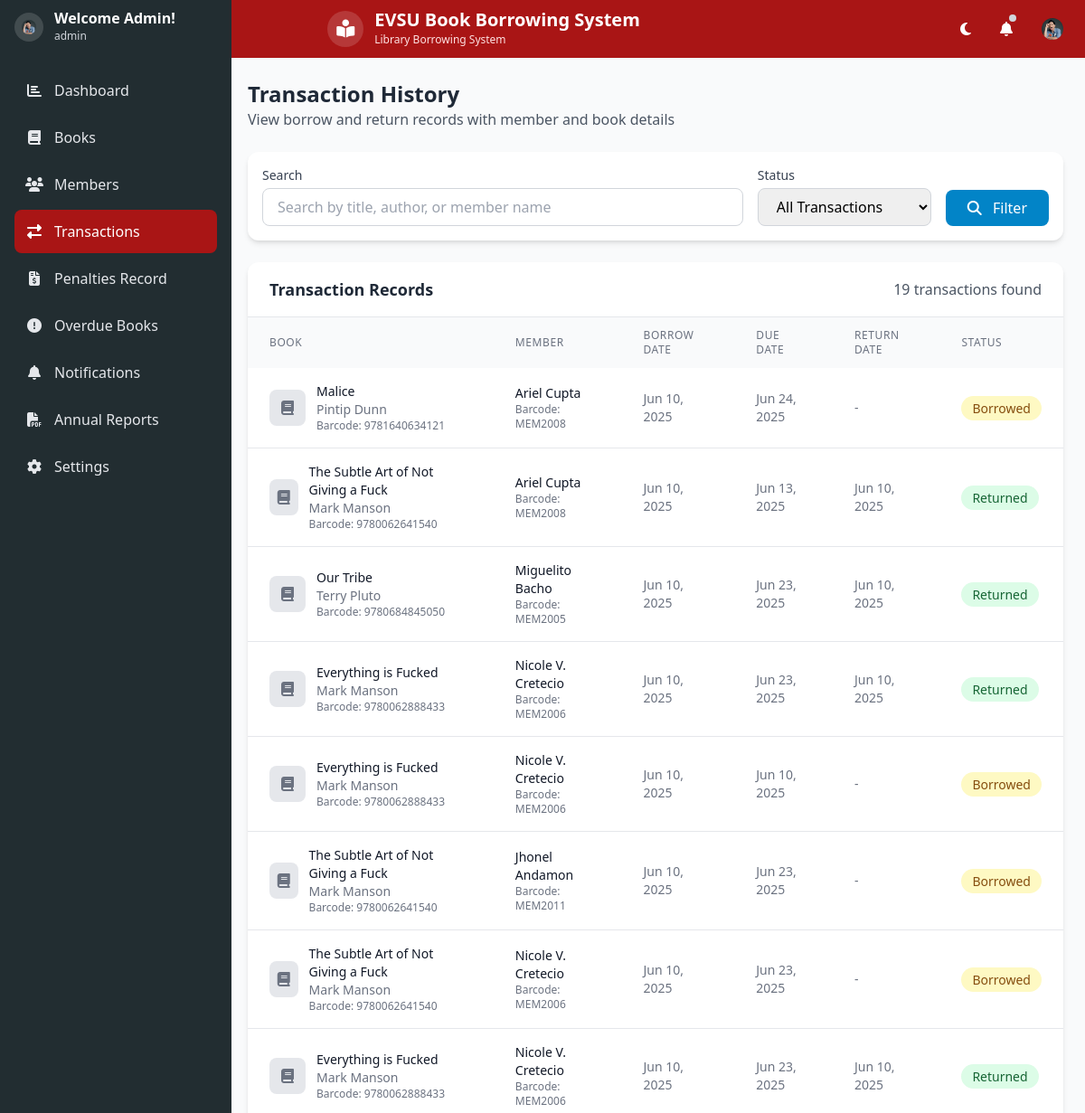
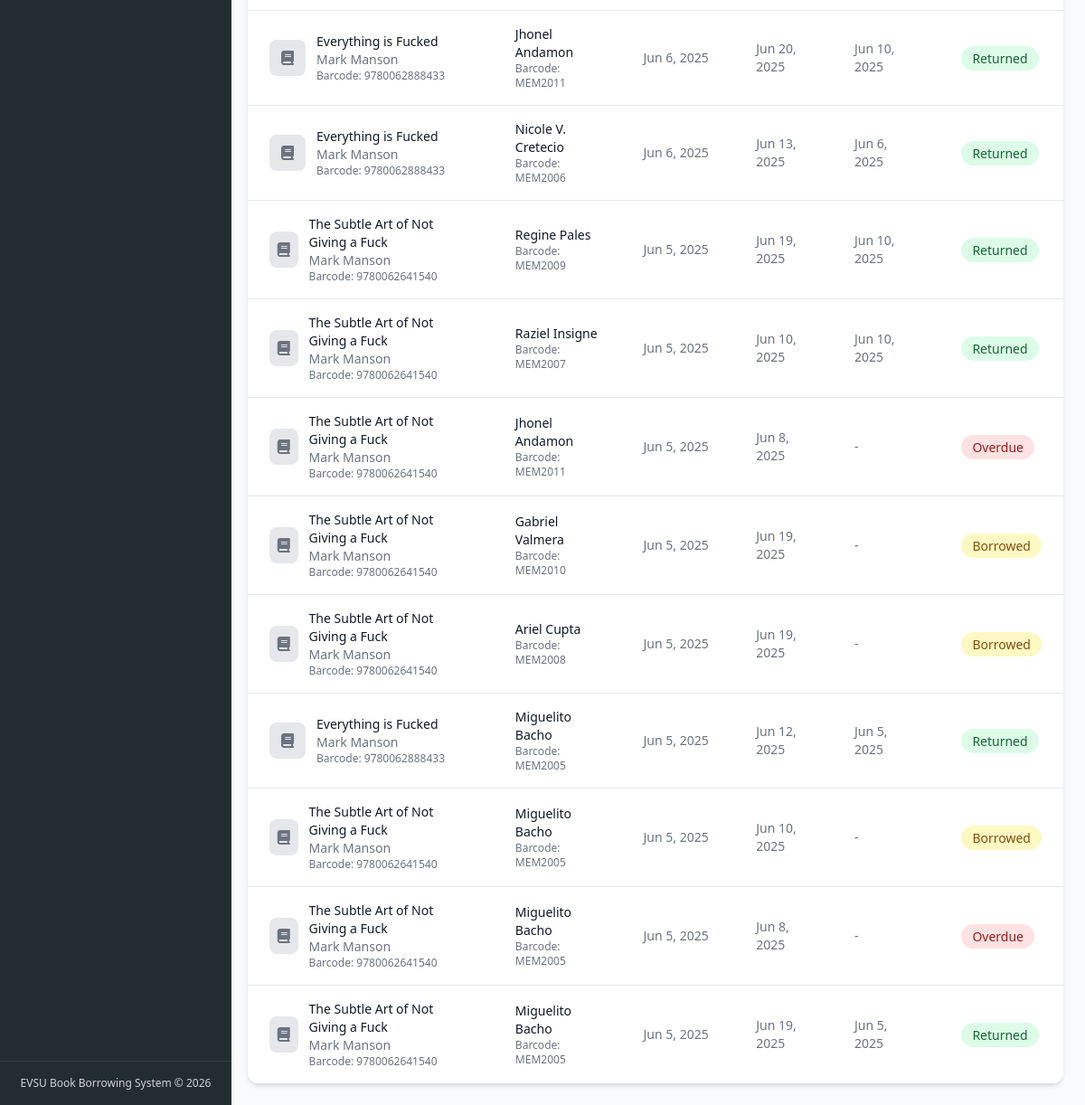
/transactions.php (signed in), run on the app's committed database (2 pictures, top to bottom).
### tables this page shows
CREATE TABLE `transactions` (
  `id` int(11) NOT NULL,
  `book_id` int(11) NOT NULL,
  `member_id` int(11) NOT NULL,
  `borrow_date` datetime NOT NULL,
  `due_date` datetime NOT NULL,
  `return_date` datetime DEFAULT NULL,
  `status` enum('Borrowed','Returned','Overdue','Damaged','Lost') DEFAULT 'Borrowed',
  `payment_amount` decimal(10,2) DEFAULT 0.00,
  `payment_status` enum('Pending','Paid','Overdue Fee Pending','Overdue Fee Paid','Penalty Fee Pending','Penalty Fee Paid') DEFAULT 'Pending',
  `penalty_amount` decimal(10,2) DEFAULT 0.00,
  `penalty_type` enum('late','damaged','lost') DEFAULT NULL,
  `last_reminder` date DEFAULT NULL
);

CREATE TABLE `books` (
  `id` int(11) NOT NULL,
  `title` varchar(255) NOT NULL,
  `author` varchar(100) NOT NULL,
  `isbn` varchar(20) DEFAULT NULL,
  `category` varchar(50) DEFAULT NULL,
  `description` text DEFAULT NULL,
  `barcode` varchar(50) NOT NULL,
  `status` enum('Available','Borrowed','Overdue','Damaged','Lost') DEFAULT 'Available',
  `stock` int(11) NOT NULL DEFAULT 1,
  `created_at` timestamp NOT NULL DEFAULT current_timestamp(),
  `cover_image_path` varchar(255) DEFAULT NULL
);

CREATE TABLE `members` (
  `id` int(11) NOT NULL,
  `fullname` varchar(100) NOT NULL,
  `email` varchar(100) NOT NULL,
  `phone` varchar(20) DEFAULT NULL,
  `address` text DEFAULT NULL,
  `barcode` varchar(50) NOT NULL,
  `created_at` timestamp NOT NULL DEFAULT current_timestamp(),
  `photo_path` varchar(255) DEFAULT NULL,
  `notifications_enabled` tinyint(1) DEFAULT 1,
  `membership_type` enum('Regular','Premium') NOT NULL DEFAULT 'Regular'
);

### transactions.php (the view, shortened to what the rows shown need)
<?php
require_once 'config/db_connect.php';
require_once 'config/functions.php';
$query = "
    SELECT t.*,
           b.title as book_title, b.author as book_author, b.barcode as book_barcode,
           m.fullname as member_name, m.barcode as member_barcode
    FROM transactions t
    JOIN books b ON t.book_id = b.id
    JOIN members m ON t.member_id = m.id
    WHERE 1=1
";
$query .= " ORDER BY t.borrow_date DESC";
$stmt = $pdo->prepare($query);
$stmt->execute();
$transactions = $stmt->fetchAll();
include 'includes/header.php';
?>
<div class="mb-6 flex justify-between items-center">
    <div>
        <h2 class="text-2xl font-bold text-gray-800 dark:text-white"><?php echo isStaff() ? 'Borrow & Return History' : 'Transaction History'; ?></h2>
    </div>
</div>
<div class="bg-white dark:bg-gray-800 rounded-xl shadow-md overflow-hidden">
    <div class="overflow-x-auto">
        <table class="w-full">
            <thead class="bg-gray-50 dark:bg-gray-700">
                <tr>
                    <th class="px-6 py-3 text-left text-xs font-medium text-gray-500 dark:text-gray-300 uppercase tracking-wider">Book</th>
                    <th class="px-6 py-3 text-left text-xs font-medium text-gray-500 dark:text-gray-300 uppercase tracking-wider">Member</th>
                    <th class="px-6 py-3 text-left text-xs font-medium text-gray-500 dark:text-gray-300 uppercase tracking-wider">Borrow Date</th>
                    <th class="px-6 py-3 text-left text-xs font-medium text-gray-500 dark:text-gray-300 uppercase tracking-wider">Due Date</th>
                    <th class="px-6 py-3 text-left text-xs font-medium text-gray-500 dark:text-gray-300 uppercase tracking-wider">Return Date</th>
                    <th class="px-6 py-3 text-left text-xs font-medium text-gray-500 dark:text-gray-300 uppercase tracking-wider">Status</th>
                </tr>
            </thead>
            <tbody class="bg-white dark:bg-gray-800 divide-y divide-gray-200 dark:divide-gray-700">
                <?php if (count($transactions) > 0): ?>
                    <?php foreach ($transactions as $transaction): ?>
                        <tr>
                            <td class="px-6 py-4">
                                <div class="flex items-center">
                                    <div class="bg-gray-200 dark:bg-gray-700 rounded-lg w-10 h-10 flex items-center justify-center mr-3">
                                        <i class="fas fa-book text-gray-500 dark:text-gray-400"></i>
                                    </div>
                                    <div>
                                        <div class="text-sm font-medium text-gray-900 dark:text-white"><?php echo htmlspecialchars($transaction['book_title']); ?></div>
                                        <div class="text-sm text-gray-500 dark:text-gray-400"><?php echo htmlspecialchars($transaction['book_author']); ?></div>
                                        <div class="text-xs text-gray-500 dark:text-gray-400">Barcode: <?php echo htmlspecialchars($transaction['book_barcode']); ?></div>
                                    </div>
                                </div>
                            </td>
                            <td class="px-6 py-4">
                                <div class="text-sm font-medium text-gray-900 dark:text-white"><?php echo htmlspecialchars($transaction['member_name']); ?></div>
                                <div class="text-xs text-gray-500 dark:text-gray-400">Barcode: <?php echo htmlspecialchars($transaction['member_barcode']); ?></div>
                            </td>
                            <td class="px-6 py-4 text-sm text-gray-500 dark:text-gray-400">
                                <?php echo date('M j, Y', strtotime($transaction['borrow_date'])); ?>
                            </td>
                            <td class="px-6 py-4 text-sm text-gray-500 dark:text-gray-400">
                                <?php echo date('M j, Y', strtotime($transaction['due_date'])); ?>
                            </td>
                            <td class="px-6 py-4 text-sm text-gray-500 dark:text-gray-400">
                                <?php echo ($transaction['return_date']) ? date('M j, Y', strtotime($transaction['return_date'])) : '-'; ?>
                            </td>
                            <td class="px-6 py-4">
                                <?php if ($transaction['status'] === 'Borrowed'): ?>
                                    <span class="px-3 py-1 text-sm rounded-full bg-yellow-100 text-yellow-800 dark:bg-yellow-900 dark:text-yellow-200">Borrowed</span>
                                <?php elseif ($transaction['status'] === 'Returned'): ?>
                                    <span class="px-3 py-1 text-sm rounded-full bg-green-100 text-green-800 dark:bg-green-900 dark:text-green-200">Returned</span>
                                <?php elseif ($transaction['status'] === 'Overdue'): ?>
                                    <span class="px-3 py-1 text-sm rounded-full bg-red-100 text-red-800 dark:bg-red-900 dark:text-red-200">Overdue</span>
                                <?php endif; ?>
                            </td>
                        </tr>
                    <?php endforeach; ?>
                <?php else: ?>
                    <tr>
                        <td colspan="6" class="px-6 py-4 text-center text-gray-500 dark:text-gray-400">No transactions found matching the current filters.</td>
                    </tr>
                <?php endif; ?>
            </tbody>
        </table>
    </div>
</div>
<?php
include 'includes/footer.php';
?>

### includes/header.php (shortened to what the rows shown need)
<?php
$theme = $_COOKIE['theme'] ?? '';
$darkModeClass = ($theme === 'dark') ? 'dark' : '';
$profileImage = null;
if (isset($_SESSION['admin_id'])) {
    try {
        require_once 'config/db_connect.php';
        $stmt = $pdo->prepare("SELECT profile_image FROM admins WHERE id = ?");
        $stmt->execute([$_SESSION['admin_id']]);
        $result = $stmt->fetch();
        if ($result && !empty($result['profile_image']) && file_exists($result['profile_image'])) {
            $profileImage = $result['profile_image'];
        }
    } catch (Exception $e) {
    }
}
?>
<!DOCTYPE html>
<html lang="en" class="h-full <?php echo $darkModeClass; ?>">
<head>
    <script src="https://cdn.tailwindcss.com"></script>
    <link rel="stylesheet" href="https://cdnjs.cloudflare.com/ajax/libs/font-awesome/6.4.0/css/all.min.css">
</head>
<body class="h-full bg-gray-50 dark:bg-gray-900">
    <div id="main-app" class="h-full flex flex-col">
        <header class="bg-[#a91515] shadow-sm fixed top-0 left-0 right-0 z-30">
            <div class="flex items-center justify-between px-4 py-3">
                <div class="flex items-center justify-center flex-1">
                    <a href="index.php" class="flex items-center">
                        <div>
                            <h1 class="text-xl font-bold text-white leading-none">EVSU Book Borrowing System</h1>
                        </div>
                    </a>
                </div>
                <div class="flex items-center space-x-4">
                    <div class="relative">
                        <button id="user-menu-button" class="p-2 rounded-full text-white hover:bg-[#8f1212] overflow-hidden">
                            <?php if (!empty($profileImage)): ?>
                                <div class="w-6 h-6 rounded-full overflow-hidden">
                                    <img src="<?php echo htmlspecialchars($profileImage); ?>" alt="Profile" class="w-full h-full object-cover">
                                </div>
                            <?php else: ?>
                                <i class="fas fa-user"></i>
                            <?php endif; ?>
                        </button>
                    </div>
                </div>
            </div>
        </header>
        <div class="pt-16 flex flex-1 overflow-hidden">
            <aside id="sidebar" class="sidebar w-64 bg-[#222d31] shadow-md md:shadow-none md:translate-x-0 flex flex-col">
                <div class="h-[60px] flex items-center px-4 bg-[#222d31]">
                    <div class="flex items-center">
                        <div class="bg-white/15 p-2 rounded-full mr-3 flex-shrink-0 w-8 h-8 flex items-center justify-center">
                            <?php if (!empty($profileImage)): ?>
                                <img src="<?php echo htmlspecialchars($profileImage); ?>" alt="Profile" class="w-full h-full object-cover rounded-full">
                            <?php else: ?>
                                <i class="fas fa-user text-white text-sm"></i>
                            <?php endif; ?>
                        </div>
                    </div>
                </div>
            </aside>
</body>
</html>

### data on the page
transactions: book.title "Malice", book.author "Pintip Dunn", book.barcode "9781640634121", member.fullname "Ariel Cupta", member.barcode "MEM2008", borrow_date "Jun 10, 2025", due_date "Jun 24, 2025", status "Borrowed"
transactions: book.title "The Subtle Art of Not Giving a Fuck", book.author "Mark Manson", book.barcode "9780062641540", member.fullname "Ariel Cupta", member.barcode "MEM2008", borrow_date "Jun 10, 2025", due_date "Jun 13, 2025", return_date "Jun 10, 2025", status "Returned"
transactions: book.title "Our Tribe", book.author "Terry Pluto", book.barcode "9780684845050", member.fullname "Miguelito Bacho", member.barcode "MEM2005", borrow_date "Jun 10, 2025", due_date "Jun 23, 2025", return_date "Jun 10, 2025", status "Returned"
transactions: book.title "Everything is Fucked", book.author "Mark Manson", book.barcode "9780062888433", member.fullname "Nicole V. Cretecio", member.barcode "MEM2006", borrow_date "Jun 10, 2025", due_date "Jun 23, 2025", return_date "Jun 10, 2025", status "Returned"
transactions: book.title "Everything is Fucked", book.author "Mark Manson", book.barcode "9780062888433", member.fullname "Nicole V. Cretecio", member.barcode "MEM2006", borrow_date "Jun 10, 2025", due_date "Jun 10, 2025", status "Borrowed"
transactions: book.title "The Subtle Art of Not Giving a Fuck", book.author "Mark Manson", book.barcode "9780062641540", member.fullname "Jhonel Andamon", member.barcode "MEM2011", borrow_date "Jun 10, 2025", due_date "Jun 23, 2025", status "Borrowed"
transactions: book.title "The Subtle Art of Not Giving a Fuck", book.author "Mark Manson", book.barcode "9780062641540", member.fullname "Nicole V. Cretecio", member.barcode "MEM2006", borrow_date "Jun 10, 2025", due_date "Jun 23, 2025", status "Borrowed"
transactions: book.title "Everything is Fucked", book.author "Mark Manson", book.barcode "9780062888433", member.fullname "Nicole V. Cretecio", member.barcode "MEM2006", borrow_date "Jun 10, 2025", due_date "Jun 23, 2025", return_date "Jun 10, 2025", status "Returned"
transactions: book.title "Everything is Fucked", book.author "Mark Manson", book.barcode "9780062888433", member.fullname "Jhonel Andamon", member.barcode "MEM2011", borrow_date "Jun 6, 2025", due_date "Jun 20, 2025", return_date "Jun 10, 2025", status "Returned"
transactions: book.title "Everything is Fucked", book.author "Mark Manson", book.barcode "9780062888433", member.fullname "Nicole V. Cretecio", member.barcode "MEM2006", borrow_date "Jun 6, 2025", due_date "Jun 13, 2025", return_date "Jun 6, 2025", status "Returned"
transactions: book.title "The Subtle Art of Not Giving a Fuck", book.author "Mark Manson", book.barcode "9780062641540", member.fullname "Regine Pales", member.barcode "MEM2009", borrow_date "Jun 5, 2025", due_date "Jun 19, 2025", return_date "Jun 10, 2025", status "Returned"
transactions: book.title "The Subtle Art of Not Giving a Fuck", book.author "Mark Manson", book.barcode "9780062641540", member.fullname "Raziel Insigne", member.barcode "MEM2007", borrow_date "Jun 5, 2025", due_date "Jun 10, 2025", return_date "Jun 10, 2025", status "Returned"
transactions: book.title "The Subtle Art of Not Giving a Fuck", book.author "Mark Manson", book.barcode "9780062641540", member.fullname "Jhonel Andamon", member.barcode "MEM2011", borrow_date "Jun 5, 2025", due_date "Jun 8, 2025", status "Overdue"
transactions: book.title "The Subtle Art of Not Giving a Fuck", book.author "Mark Manson", book.barcode "9780062641540", member.fullname "Gabriel Valmera", member.barcode "MEM2010", borrow_date "Jun 5, 2025", due_date "Jun 19, 2025", status "Borrowed"
transactions: book.title "The Subtle Art of Not Giving a Fuck", book.author "Mark Manson", book.barcode "9780062641540", member.fullname "Ariel Cupta", member.barcode "MEM2008", borrow_date "Jun 5, 2025", due_date "Jun 19, 2025", status "Borrowed"
transactions: book.title "Everything is Fucked", book.author "Mark Manson", book.barcode "9780062888433", member.fullname "Miguelito Bacho", member.barcode "MEM2005", borrow_date "Jun 5, 2025", due_date "Jun 12, 2025", return_date "Jun 5, 2025", status "Returned"
transactions: book.title "The Subtle Art of Not Giving a Fuck", book.author "Mark Manson", book.barcode "9780062641540", member.fullname "Miguelito Bacho", member.barcode "MEM2005", borrow_date "Jun 5, 2025", due_date "Jun 10, 2025", status "Borrowed"
transactions: book.title "The Subtle Art of Not Giving a Fuck", book.author "Mark Manson", book.barcode "9780062641540", member.fullname "Miguelito Bacho", member.barcode "MEM2005", borrow_date "Jun 5, 2025", due_date "Jun 8, 2025", status "Overdue"
transactions: book.title "The Subtle Art of Not Giving a Fuck", book.author "Mark Manson", book.barcode "9780062641540", member.fullname "Miguelito Bacho", member.barcode "MEM2005", borrow_date "Jun 5, 2025", due_date "Jun 19, 2025", return_date "Jun 5, 2025", status "Returned"

### other printed values
$navRoleLabel "Admin"
$_SESSION['admin_username'] "admin"
count($transactions) "19"
